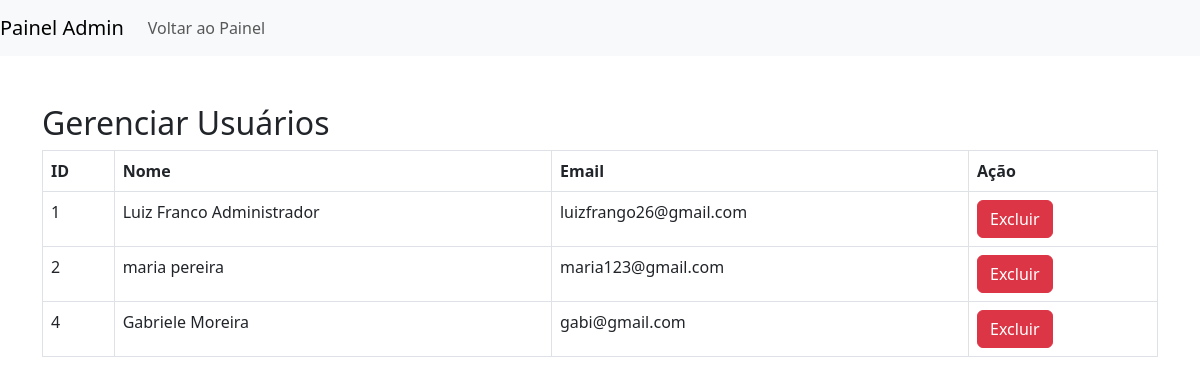
The app's page /admin_users/ (signed in) with its own data.
### app/models.py (models this page shows, shortened)
class CustomUser(AbstractBaseUser, PermissionsMixin):
    email = models.EmailField(unique=True)
    bio = models.TextField(blank=True, null=True)
    nome = models.CharField(max_length=30, blank=True)
    sobrenome = models.CharField(max_length=30, blank=True)
    room = models.CharField(max_length=255, blank=True, null=True)
    foto_perfil = models.ImageField(upload_to='fotos_perfil/', blank=True, null=True)
    is_staff = models.BooleanField(default=False)
    is_active = models.BooleanField(default=True)
    USERNAME_FIELD = 'email'
    REQUIRED_FIELDS = []
    objects = CustomUserManager()

### app/views.py (the view)
# urls.py: path('admin_users/', views.admin_users, name='admin_users'),
@user_passes_test(is_admin)
def admin_users(request):
    usuarios = CustomUser.objects.all()
    return render(request, 'admin_users.html', {'usuarios': usuarios})

### app/views.py (called while the page is built)
def is_admin(user):
    return user.is_staff

### app/templates/admin_users.html (shortened to what this page needs)
<!DOCTYPE html>
<html lang="pt-br">
<head>
    <link href="https://cdn.jsdelivr.net/npm/bootstrap@5.3.0/dist/css/bootstrap.min.css" rel="stylesheet">
</head>
<body>
    <nav class="navbar navbar-expand-lg navbar-light bg-light">
        <a class="navbar-brand" href="#">Painel Admin</a>
        <div class="collapse navbar-collapse">
            <ul class="navbar-nav ml-auto">
                <li class="nav-item">
                    <a class="nav-link" href="{% url 'admin_dashboard' %}">Voltar ao Painel</a>
                </li>
            </ul>
        </div>
    </nav>
    <div class="container mt-5">
        <h2>Gerenciar Usuários</h2>
        <table class="table table-bordered">
            <thead>
                <tr>
                    <th>ID</th>
                    <th>Nome</th>
                    <th>Email</th>
                    <th>Ação</th>
                </tr>
            </thead>
            <tbody>
                {% for usuario in usuarios %}
                <tr>
                    <td>{{ usuario.id }}</td>
                    <td>{{ usuario.nome }} {{ usuario.sobrenome }}</td>
                    <td>{{ usuario.email }}</td>
                    <td>
                        <form action="{% url 'delete_user' usuario.id %}" method="post">
                            <button type="submit" class="btn btn-danger">Excluir</button>
                        </form>
                    </td>
                </tr>
                {% endfor %}
            </tbody>
        </table>
    </div>
</body>
</html>

### records on screen
CustomUser: id "1", nome "Luiz", sobrenome "Franco Administrador", email "luizfrango26@gmail.com"
CustomUser: id "2", nome "maria", sobrenome "pereira", email "maria123@gmail.com"
CustomUser: id "4", nome "Gabriele", sobrenome "Moreira", email "gabi@gmail.com"
